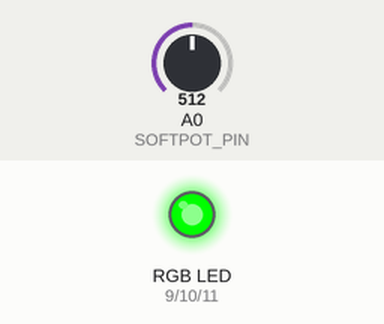
A sketch run on a simulated Arduino Uno, built with avr-gcc and run on an emulated ATmega328P. Parts: an RGB LED mixed from three pins (HIGH = lit). Inputs (shaded band) come from the test bench; at power-on: A0 (SOFTPOT_PIN) = 512. Dim RGB values are drawn brighter than linear.

Above: at 1.2 s.
1.3 s: A0 (SOFTPOT_PIN) set to 716
At 2.5 s:
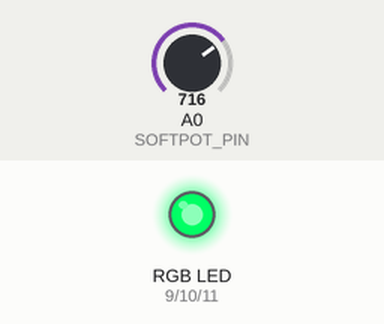
2.8 s: A0 (SOFTPOT_PIN) set to 900
At 3.6 s:
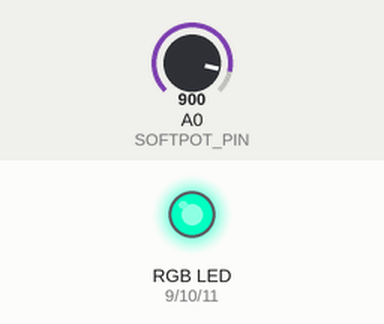
4.3 s: A0 (SOFTPOT_PIN) set to 511
At 4.8 s:
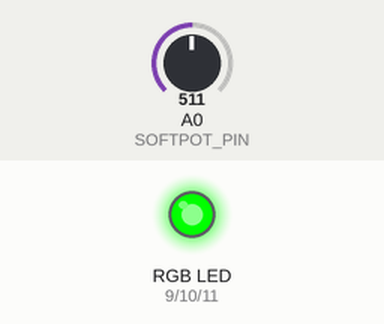
5.8 s: A0 (SOFTPOT_PIN) set to 306
At 7.0 s:
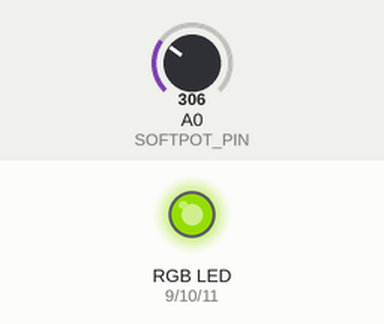
7.3 s: A0 (SOFTPOT_PIN) set to 122
At 8.3 s:
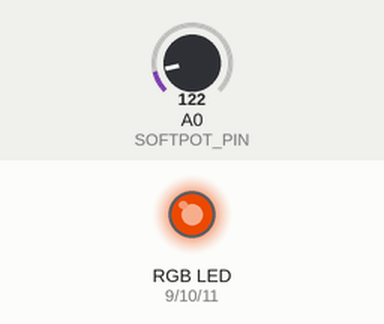
Timing chart, 0 to 9.8 s (numbered marks = the images above; inputs shaded):
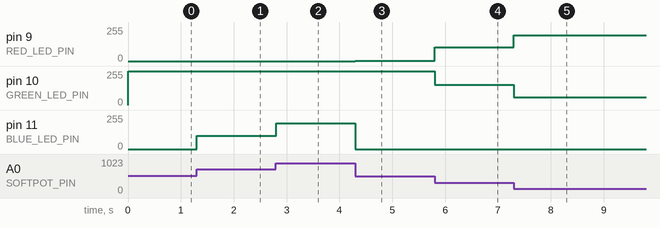

The sketch:

softpotled.ino
```cpp
#define RED_LED_PIN 9
#define GREEN_LED_PIN 10
#define BLUE_LED_PIN 11
#define SOFTPOT_PIN 0

// constrain(input_value, low_bound, high_bound);
// map(input_value, from_low_bound, from_high_bound, to_low_bound, to_high_bound);

int constrainLEDColor(int value);

void setup() {

}

void loop() {
    // read in softpot value
    int softpotValue = analogRead(SOFTPOT_PIN);

    // set each led pin to x/255
    int redMap = map(softpotValue, 0, 512, 255, 0);
    int greenMap = map(softpotValue, 0, 512, 0, 255);
    int blueMap = map(softpotValue, 512, 1023, 0, 255);

    // write led values to led
    analogWrite(RED_LED_PIN, constrainLEDColor(redMap));
    analogWrite(GREEN_LED_PIN, constrainLEDColor(greenMap));
    analogWrite(BLUE_LED_PIN, constrainLEDColor(blueMap));
}

int constrainLEDColor(int value) {
    return constrain(value, 0, 255);
}
```

Measured:
- after the input at 1.3 s, pin 11 (BLUE_LED_PIN): 0/255 → 101/255 at once
- after the input at 2.8 s, pin 11 (BLUE_LED_PIN): 101/255 → 193/255 at once
- after the input at 4.3 s, pin 9 (RED_LED_PIN): 0/255 → 1/255 at once; pin 10 (GREEN_LED_PIN): 255/255 → 254/255 at once; pin 11 (BLUE_LED_PIN): 193/255 → 0/255 at once
- after the input at 5.8 s, pin 9 (RED_LED_PIN): 1/255 → 103/255 at once; pin 10 (GREEN_LED_PIN): 254/255 → 152/255 at once
- after the input at 7.3 s, pin 9 (RED_LED_PIN): 103/255 → 195/255 at once; pin 10 (GREEN_LED_PIN): 152/255 → 60/255 at once
